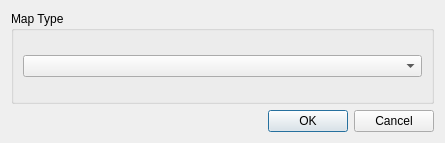
<?xml version="1.0" encoding="UTF-8"?>
<ui version="4.0">
 <class>NewMapDialog</class>
 <widget class="QDialog" name="NewMapDialog">
  <property name="geometry">
   <rect>
    <x>0</x>
    <y>0</y>
    <width>445</width>
    <height>143</height>
   </rect>
  </property>
  <property name="windowTitle">
   <string>Dialog</string>
  </property>
  <layout class="QVBoxLayout" name="verticalLayout">
   <item>
    <widget class="QGroupBox" name="groupBox">
     <property name="title">
      <string>Map Type</string>
     </property>
     <property name="checkable">
      <bool>false</bool>
     </property>
     <layout class="QHBoxLayout" name="horizontalLayout">
      <item>
       <widget class="QComboBox" name="comboBox"/>
      </item>
     </layout>
    </widget>
   </item>
   <item>
    <widget class="QDialogButtonBox" name="buttonBox">
     <property name="standardButtons">
      <set>QDialogButtonBox::Cancel|QDialogButtonBox::Ok</set>
     </property>
    </widget>
   </item>
  </layout>
  <action name="actionSetImage">
   <property name="text">
    <string>Set Image</string>
   </property>
   <property name="toolTip">
    <string>Set the Image</string>
   </property>
  </action>
  <action name="actionOK">
   <property name="text">
    <string>OK</string>
   </property>
  </action>
  <action name="actionCancel">
   <property name="text">
    <string>Cancel</string>
   </property>
  </action>
  <zorder>buttonBox</zorder>
  <zorder>groupBox</zorder>
 </widget>
 <resources/>
 <connections>
  <connection>
   <sender>buttonBox</sender>
   <signal>accepted()</signal>
   <receiver>actionOK</receiver>
   <slot>trigger()</slot>
   <hints>
    <hint type="sourcelabel">
     <x>254</x>
     <y>245</y>
    </hint>
    <hint type="destinationlabel">
     <x>-1</x>
     <y>-1</y>
    </hint>
   </hints>
  </connection>
  <connection>
   <sender>buttonBox</sender>
   <signal>rejected()</signal>
   <receiver>actionCancel</receiver>
   <slot>trigger()</slot>
   <hints>
    <hint type="sourcelabel">
     <x>254</x>
     <y>245</y>
    </hint>
    <hint type="destinationlabel">
     <x>-1</x>
     <y>-1</y>
    </hint>
   </hints>
  </connection>
 </connections>
</ui>
